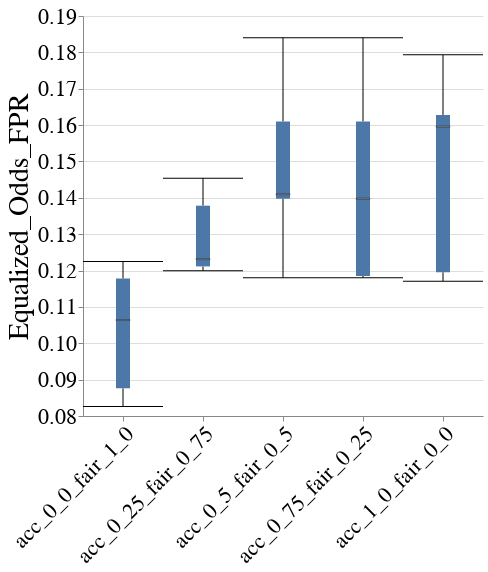

Notebook cell for this chart:
### Code cell
create_box_plot_per_cost_model(to_plot=best_lp_metrics_per_exp_config_df, metric_name="Equalized_Odds_FPR", group=GROUP)

### Figure 1 — Vega-Lite specification as saved in the notebook (floating-point values rounded to 4 significant figures)
{"config": {"view": {"continuousWidth": 400, "continuousHeight": 300, "stroke": null}, "axis": {"labelFontSize": 22, "labelFontWeight": "normal", "titleFontSize": 28, "titleFontWeight": "normal"}, "title": {"fontSize": 28}}, "data": {"name": "data-31bee3a40972f049ee506e4e1efd05ff"}, "mark": {"type": "boxplot", "median": {"stroke": "black", "strokeWidth": 0.7}, "ticks": true}, "encoding": {"x": {"axis": {"labelAngle": -45, "labelLimit": 300}, "field": "exp_config_name", "title": null, "type": "nominal"}, "y": {"field": "disparity_metric_value", "scale": {"zero": false}, "title": "Equalized_Odds_FPR", "type": "quantitative"}}, "height": 400, "width": 400, "$schema": "https://vega.github.io/schema/vega-lite/v4.17.0.json", "datasets": {"data-31bee3a40972f049ee506e4e1efd05ff": [{"exp_config_name": "acc_0_0_fair_1_0", "logical_pipeline_uuid": "Tm9uZSZESVImbHJfY2xm", "physical_pipeline_uuid": "10a4b262-5142-4d67-aceb-7c4e30102b28", "run_num": 4, "compound_pp_quality": 0.9905, "metric": "Equalized_Odds_FPR", "model_name": "lr_clf", "runtime_in_mins": 0.2394, "dataset_name": "folk_emp", "logical_pipeline_name": "None&DIR&lr_clf", "null_imputer_name": "None", "fairness_intervention_name": "DIR", "RAC1P_dis": 0.6289, "RAC1P_priv": 0.5431, "SEX&RAC1P_dis": 0.6402, "SEX&RAC1P_priv": 0.5575, "SEX_dis": 0.568, "SEX_priv": 0.5818, "overall": 0.574, "disparity_metric_value": 0.0826}, {"exp_config_name": "acc_0_0_fair_1_0", "logical_pipeline_uuid": "Tm9uZSZESVImbHJfY2xm", "physical_pipeline_uuid": "27e41a7c-d6bf-46f0-9110-40e96932e653", "run_num": 5, "compound_pp_quality": 0.9882, "metric": "Equalized_Odds_FPR", "model_name": "lr_clf", "runtime_in_mins": 0.3664, "dataset_name": "folk_emp", "logical_pipeline_name": "None&DIR&lr_clf", "null_imputer_name": "None", "fairness_intervention_name": "DIR", "RAC1P_dis": 0.6273, "RAC1P_priv": 0.5233, "SEX&RAC1P_dis": 0.631, "SEX&RAC1P_priv": 0.5434, "SEX_dis": 0.5707, "SEX_priv": 0.5497, "overall": 0.5614, "disparity_metric_value": 0.08762}, {"exp_config_name": "acc_0_0_fair_1_0", "logical_pipeline_uuid": "Tm9uZSZESVImbHJfY2xm", "physical_pipeline_uuid": "2a1062df-0658-4bed-bebc-f08a64c100bc", "run_num": 2, "compound_pp_quality": 0.9999, "metric": "Equalized_Odds_FPR", "model_name": "lr_clf", "runtime_in_mins": 0.2394, "dataset_name": "folk_emp", "logical_pipeline_name": "None&DIR&lr_clf", "null_imputer_name": "None", "fairness_intervention_name": "DIR", "RAC1P_dis": 0.6533, "RAC1P_priv": 0.5327, "SEX&RAC1P_dis": 0.6705, "SEX&RAC1P_priv": 0.5527, "SEX_dis": 0.595, "SEX_priv": 0.5532, "overall": 0.5766, "disparity_metric_value": 0.1178}, {"exp_config_name": "acc_0_0_fair_1_0", "logical_pipeline_uuid": "Tm9uZSZESVImbHJfY2xm", "physical_pipeline_uuid": "473666fc-7673-4c1a-988f-7d339730ef11", "run_num": 1, "compound_pp_quality": 0.9804, "metric": "Equalized_Odds_FPR", "model_name": "lr_clf", "runtime_in_mins": 0.2218, "dataset_name": "folk_emp", "logical_pipeline_name": "None&DIR&lr_clf", "null_imputer_name": "None", "fairness_intervention_name": "DIR", "RAC1P_dis": 0.6513, "RAC1P_priv": 0.5118, "SEX&RAC1P_dis": 0.6471, "SEX&RAC1P_priv": 0.5407, "SEX_dis": 0.55, "SEX_priv": 0.5783, "overall": 0.5622, "disparity_metric_value": 0.1064}, {"exp_config_name": "acc_0_0_fair_1_0", "logical_pipeline_uuid": "Tm9uZSZESVImbHJfY2xm", "physical_pipeline_uuid": "a4e709f5-5df7-4a13-8d4f-d3f1e38dc8e2", "run_num": 3, "compound_pp_quality": 0.9487, "metric": "Equalized_Odds_FPR", "model_name": "lr_clf", "runtime_in_mins": 0.2785, "dataset_name": "folk_emp", "logical_pipeline_name": "None&DIR&lr_clf", "null_imputer_name": "None", "fairness_intervention_name": "DIR", "RAC1P_dis": 0.6282, "RAC1P_priv": 0.526, "SEX&RAC1P_dis": 0.6605, "SEX&RAC1P_priv": 0.538, "SEX_dis": 0.5908, "SEX_priv": 0.5293, "overall": 0.5639, "disparity_metric_value": 0.1225}, {"exp_config_name": "acc_0_25_fair_0_75", "logical_pipeline_uuid": "Tm9uZSZESVImbGdibV9jbGY=", "physical_pipeline_uuid": "10ec22bd-bb2b-4b0b-9c70-e0c2868ed85f", "run_num": 1, "compound_pp_quality": 0.9227, "metric": "Equalized_Odds_FPR", "model_name": "lgbm_clf", "runtime_in_mins": 0.9932, "dataset_name": "folk_emp", "logical_pipeline_name": "None&DIR&lgbm_clf", "null_imputer_name": "None", "fairness_intervention_name": "DIR", "RAC1P_dis": 0.4583, "RAC1P_priv": 0.3544, "SEX&RAC1P_dis": 0.4902, "SEX&RAC1P_priv": 0.3671, "SEX_dis": 0.4111, "SEX_priv": 0.3665, "overall": 0.3919, "disparity_metric_value": 0.1231}, {"exp_config_name": "acc_0_25_fair_0_75", "logical_pipeline_uuid": "Tm9uZSZESVImbGdibV9jbGY=", "physical_pipeline_uuid": "2001efbe-d5e3-4ded-afd0-791713baef03", "run_num": 2, "compound_pp_quality": 0.9262, "metric": "Equalized_Odds_FPR", "model_name": "lgbm_clf", "runtime_in_mins": 1.591, "dataset_name": "folk_emp", "logical_pipeline_name": "None&DIR&lgbm_clf", "null_imputer_name": "None", "fairness_intervention_name": "DIR", "RAC1P_dis": 0.4186, "RAC1P_priv": 0.3293, "SEX&RAC1P_dis": 0.4583, "SEX&RAC1P_priv": 0.3372, "SEX_dis": 0.4008, "SEX_priv": 0.3124, "overall": 0.3618, "disparity_metric_value": 0.1211}, {"exp_config_name": "acc_0_25_fair_0_75", "logical_pipeline_uuid": "Tm9uZSZESVImbGdibV9jbGY=", "physical_pipeline_uuid": "cae35392-63ad-4289-a244-ed998a037dab", "run_num": 3, "compound_pp_quality": 0.9325, "metric": "Equalized_Odds_FPR", "model_name": "lgbm_clf", "runtime_in_mins": 2.246, "dataset_name": "folk_emp", "logical_pipeline_name": "None&DIR&lgbm_clf", "null_imputer_name": "None", "fairness_intervention_name": "DIR", "RAC1P_dis": 0.4391, "RAC1P_priv": 0.3601, "SEX&RAC1P_dis": 0.4982, "SEX&RAC1P_priv": 0.3603, "SEX_dis": 0.4313, "SEX_priv": 0.3357, "overall": 0.3894, "disparity_metric_value": 0.1378}, {"exp_config_name": "acc_0_25_fair_0_75", "logical_pipeline_uuid": "Tm9uZSZESVImbGdibV9jbGY=", "physical_pipeline_uuid": "e65d4227-6d08-432d-8b7e-cf1aec38947f", "run_num": 5, "compound_pp_quality": 0.9399, "metric": "Equalized_Odds_FPR", "model_name": "lgbm_clf", "runtime_in_mins": 0.3196, "dataset_name": "folk_emp", "logical_pipeline_name": "None&DIR&lgbm_clf", "null_imputer_name": "None", "fairness_intervention_name": "DIR", "RAC1P_dis": 0.4576, "RAC1P_priv": 0.3596, "SEX&RAC1P_dis": 0.4908, "SEX&RAC1P_priv": 0.3708, "SEX_dis": 0.4443, "SEX_priv": 0.3339, "overall": 0.3955, "disparity_metric_value": 0.1199}, {"exp_config_name": "acc_0_25_fair_0_75", "logical_pipeline_uuid": "Tm9uZSZESVImbGdibV9jbGY=", "physical_pipeline_uuid": "eb9b5a19-82f6-416c-bf7f-9471911d01c1", "run_num": 4, "compound_pp_quality": 0.9446, "metric": "Equalized_Odds_FPR", "model_name": "lgbm_clf", "runtime_in_mins": 0.3492, "dataset_name": "folk_emp", "logical_pipeline_name": "None&DIR&lgbm_clf", "null_imputer_name": "None", "fairness_intervention_name": "DIR", "RAC1P_dis": 0.4696, "RAC1P_priv": 0.3884, "SEX&RAC1P_dis": 0.5341, "SEX&RAC1P_priv": 0.3887, "SEX_dis": 0.4509, "SEX_priv": 0.3752, "overall": 0.4177, "disparity_metric_value": 0.1454}, {"exp_config_name": "acc_0_5_fair_0_5", "logical_pipeline_uuid": "Tm9uZSZESVImcmZfY2xm", "physical_pipeline_uuid": "07b5ccd5-a31a-40df-866d-e878edac7ba8", "run_num": 5, "compound_pp_quality": 0.8939, "metric": "Equalized_Odds_FPR", "model_name": "rf_clf", "runtime_in_mins": 0.5909, "dataset_name": "folk_emp", "logical_pipeline_name": "None&DIR&rf_clf", "null_imputer_name": "None", "fairness_intervention_name": "DIR", "RAC1P_dis": 0.4638, "RAC1P_priv": 0.3584, "SEX&RAC1P_dis": 0.4908, "SEX&RAC1P_priv": 0.3727, "SEX_dis": 0.4511, "SEX_priv": 0.3288, "overall": 0.397, "disparity_metric_value": 0.118}, {"exp_config_name": "acc_0_5_fair_0_5", "logical_pipeline_uuid": "Tm9uZSZESVImcmZfY2xm", "physical_pipeline_uuid": "25f8f8ee-416d-4ab7-b7f5-59f977922b92", "run_num": 1, "compound_pp_quality": 0.8783, "metric": "Equalized_Odds_FPR", "model_name": "rf_clf", "runtime_in_mins": 0.7308, "dataset_name": "folk_emp", "logical_pipeline_name": "None&DIR&rf_clf", "null_imputer_name": "None", "fairness_intervention_name": "DIR", "RAC1P_dis": 0.432, "RAC1P_priv": 0.347, "SEX&RAC1P_dis": 0.4902, "SEX&RAC1P_priv": 0.3492, "SEX_dis": 0.4208, "SEX_priv": 0.3204, "overall": 0.3777, "disparity_metric_value": 0.141}, {"exp_config_name": "acc_0_5_fair_0_5", "logical_pipeline_uuid": "Tm9uZSZESVImcmZfY2xm", "physical_pipeline_uuid": "5734a395-9aba-48e5-93db-3110ef53510b", "run_num": 2, "compound_pp_quality": 0.9039, "metric": "Equalized_Odds_FPR", "model_name": "rf_clf", "runtime_in_mins": 0.3749, "dataset_name": "folk_emp", "logical_pipeline_name": "None&DIR&rf_clf", "null_imputer_name": "None", "fairness_intervention_name": "DIR", "RAC1P_dis": 0.4736, "RAC1P_priv": 0.3789, "SEX&RAC1P_dis": 0.5417, "SEX&RAC1P_priv": 0.3807, "SEX_dis": 0.4725, "SEX_priv": 0.3386, "overall": 0.4134, "disparity_metric_value": 0.161}, {"exp_config_name": "acc_0_5_fair_0_5", "logical_pipeline_uuid": "Tm9uZSZESVImcmZfY2xm", "physical_pipeline_uuid": "9b20a654-b7bb-4036-90a1-6bfb70add4d3", "run_num": 3, "compound_pp_quality": 0.8859, "metric": "Equalized_Odds_FPR", "model_name": "rf_clf", "runtime_in_mins": 0.3695, "dataset_name": "folk_emp", "logical_pipeline_name": "None&DIR&rf_clf", "null_imputer_name": "None", "fairness_intervention_name": "DIR", "RAC1P_dis": 0.4622, "RAC1P_priv": 0.3824, "SEX&RAC1P_dis": 0.5572, "SEX&RAC1P_priv": 0.3731, "SEX_dis": 0.4757, "SEX_priv": 0.3304, "overall": 0.412, "disparity_metric_value": 0.184}, {"exp_config_name": "acc_0_5_fair_0_5", "logical_pipeline_uuid": "Tm9uZSZESVImcmZfY2xm", "physical_pipeline_uuid": "e428c255-a1da-4312-a369-e71a6cad70ec", "run_num": 4, "compound_pp_quality": 0.8978, "metric": "Equalized_Odds_FPR", "model_name": "rf_clf", "runtime_in_mins": 0.3752, "dataset_name": "folk_emp", "logical_pipeline_name": "None&DIR&rf_clf", "null_imputer_name": "None", "fairness_intervention_name": "DIR", "RAC1P_dis": 0.478, "RAC1P_priv": 0.3908, "SEX&RAC1P_dis": 0.5341, "SEX&RAC1P_priv": 0.3943, "SEX_dis": 0.4536, "SEX_priv": 0.3821, "overall": 0.4222, "disparity_metric_value": 0.1398}, {"exp_config_name": "acc_0_75_fair_0_25", "logical_pipeline_uuid": "Tm9uZSZESVImcmZfY2xm", "physical_pipeline_uuid": "29118464-4d6c-4ac9-9f57-378753656e1b", "run_num": 5, "compound_pp_quality": 0.8481, "metric": "Equalized_Odds_FPR", "model_name": "rf_clf", "runtime_in_mins": 0.3775, "dataset_name": "folk_emp", "logical_pipeline_name": "None&DIR&rf_clf", "null_imputer_name": "None", "fairness_intervention_name": "DIR", "RAC1P_dis": 0.4638, "RAC1P_priv": 0.3584, "SEX&RAC1P_dis": 0.4908, "SEX&RAC1P_priv": 0.3727, "SEX_dis": 0.4511, "SEX_priv": 0.3288, "overall": 0.397, "disparity_metric_value": 0.118}, {"exp_config_name": "acc_0_75_fair_0_25", "logical_pipeline_uuid": "Tm9uZSZESVImcmZfY2xm", "physical_pipeline_uuid": "4127dfcc-8774-4868-8f9e-4e28d940d52d", "run_num": 2, "compound_pp_quality": 0.8569, "metric": "Equalized_Odds_FPR", "model_name": "rf_clf", "runtime_in_mins": 0.3968, "dataset_name": "folk_emp", "logical_pipeline_name": "None&DIR&rf_clf", "null_imputer_name": "None", "fairness_intervention_name": "DIR", "RAC1P_dis": 0.4736, "RAC1P_priv": 0.3789, "SEX&RAC1P_dis": 0.5417, "SEX&RAC1P_priv": 0.3807, "SEX_dis": 0.4725, "SEX_priv": 0.3386, "overall": 0.4134, "disparity_metric_value": 0.161}, {"exp_config_name": "acc_0_75_fair_0_25", "logical_pipeline_uuid": "Tm9uZSZESVImcmZfY2xm", "physical_pipeline_uuid": "5c31e717-da62-4ff5-8b6a-e4fe51294caa", "run_num": 1, "compound_pp_quality": 0.8459, "metric": "Equalized_Odds_FPR", "model_name": "rf_clf", "runtime_in_mins": 0.4914, "dataset_name": "folk_emp", "logical_pipeline_name": "None&DIR&rf_clf", "null_imputer_name": "None", "fairness_intervention_name": "DIR", "RAC1P_dis": 0.4123, "RAC1P_priv": 0.3432, "SEX&RAC1P_dis": 0.4627, "SEX&RAC1P_priv": 0.3442, "SEX_dis": 0.4056, "SEX_priv": 0.3186, "overall": 0.3682, "disparity_metric_value": 0.1185}, {"exp_config_name": "acc_0_75_fair_0_25", "logical_pipeline_uuid": "Tm9uZSZESVImcmZfY2xm", "physical_pipeline_uuid": "6fea3046-5edc-48da-bf66-d3bd28a20a7d", "run_num": 3, "compound_pp_quality": 0.8489, "metric": "Equalized_Odds_FPR", "model_name": "rf_clf", "runtime_in_mins": 0.367, "dataset_name": "folk_emp", "logical_pipeline_name": "None&DIR&rf_clf", "null_imputer_name": "None", "fairness_intervention_name": "DIR", "RAC1P_dis": 0.4622, "RAC1P_priv": 0.3824, "SEX&RAC1P_dis": 0.5572, "SEX&RAC1P_priv": 0.3731, "SEX_dis": 0.4757, "SEX_priv": 0.3304, "overall": 0.412, "disparity_metric_value": 0.184}, {"exp_config_name": "acc_0_75_fair_0_25", "logical_pipeline_uuid": "Tm9uZSZESVImcmZfY2xm", "physical_pipeline_uuid": "de58d6fc-c4e3-4a8b-9fac-2e2ae41785e1", "run_num": 4, "compound_pp_quality": 0.8524, "metric": "Equalized_Odds_FPR", "model_name": "rf_clf", "runtime_in_mins": 0.3767, "dataset_name": "folk_emp", "logical_pipeline_name": "None&DIR&rf_clf", "null_imputer_name": "None", "fairness_intervention_name": "DIR", "RAC1P_dis": 0.478, "RAC1P_priv": 0.3908, "SEX&RAC1P_dis": 0.5341, "SEX&RAC1P_priv": 0.3943, "SEX_dis": 0.4536, "SEX_priv": 0.3821, "overall": 0.4222, "disparity_metric_value": 0.1398}, {"exp_config_name": "acc_1_0_fair_0_0", "logical_pipeline_uuid": "Tm9uZSZOT19GQUlSTkVTU19JTlRFUlZFTlRJT04mcmZfY2xm", "physical_pipeline_uuid": "04361871-f4b5-42e2-891b-74ffddc2342b", "run_num": 3, "compound_pp_quality": 0.8123, "metric": "Equalized_Odds_FPR", "model_name": "rf_clf", "runtime_in_mins": 1.807, "dataset_name": "folk_emp", "logical_pipeline_name": "None&NO_FAIRNESS_INTERVENTION&rf_clf", "null_imputer_name": "None", "fairness_intervention_name": "NO_FAIRNESS_INTERVENTION", "RAC1P_dis": 0.4118, "RAC1P_priv": 0.3391, "SEX&RAC1P_dis": 0.4945, "SEX&RAC1P_priv": 0.3317, "SEX_dis": 0.4244, "SEX_priv": 0.2913, "overall": 0.366, "disparity_metric_value": 0.1628}, {"exp_config_name": "acc_1_0_fair_0_0", "logical_pipeline_uuid": "Tm9uZSZOT19GQUlSTkVTU19JTlRFUlZFTlRJT04mcmZfY2xm", "physical_pipeline_uuid": "262520f3-9c0d-434b-b1d9-726af3d7b117", "run_num": 4, "compound_pp_quality": 0.8078, "metric": "Equalized_Odds_FPR", "model_name": "rf_clf", "runtime_in_mins": 0.3753, "dataset_name": "folk_emp", "logical_pipeline_name": "None&NO_FAIRNESS_INTERVENTION&rf_clf", "null_imputer_name": "None", "fairness_intervention_name": "NO_FAIRNESS_INTERVENTION", "RAC1P_dis": 0.4654, "RAC1P_priv": 0.3731, "SEX&RAC1P_dis": 0.5341, "SEX&RAC1P_priv": 0.3745, "SEX_dis": 0.4415, "SEX_priv": 0.3614, "overall": 0.4063, "disparity_metric_value": 0.1596}, {"exp_config_name": "acc_1_0_fair_0_0", "logical_pipeline_uuid": "Tm9uZSZOT19GQUlSTkVTU19JTlRFUlZFTlRJT04mcmZfY2xm", "physical_pipeline_uuid": "4c12117f-8fa2-46f0-b083-453d06acf10d", "run_num": 1, "compound_pp_quality": 0.8114, "metric": "Equalized_Odds_FPR", "model_name": "rf_clf", "runtime_in_mins": 0.6259, "dataset_name": "folk_emp", "logical_pipeline_name": "None&NO_FAIRNESS_INTERVENTION&rf_clf", "null_imputer_name": "None", "fairness_intervention_name": "NO_FAIRNESS_INTERVENTION", "RAC1P_dis": 0.4079, "RAC1P_priv": 0.3383, "SEX&RAC1P_dis": 0.4588, "SEX&RAC1P_priv": 0.3393, "SEX_dis": 0.4014, "SEX_priv": 0.3131, "overall": 0.3634, "disparity_metric_value": 0.1195}, {"exp_config_name": "acc_1_0_fair_0_0", "logical_pipeline_uuid": "Tm9uZSZOT19GQUlSTkVTU19JTlRFUlZFTlRJT04mcmZfY2xm", "physical_pipeline_uuid": "f8faa13a-a1b9-4e2c-af8e-83f3f94475fe", "run_num": 2, "compound_pp_quality": 0.8102, "metric": "Equalized_Odds_FPR", "model_name": "rf_clf", "runtime_in_mins": 0.3708, "dataset_name": "folk_emp", "logical_pipeline_name": "None&NO_FAIRNESS_INTERVENTION&rf_clf", "null_imputer_name": "None", "fairness_intervention_name": "NO_FAIRNESS_INTERVENTION", "RAC1P_dis": 0.4609, "RAC1P_priv": 0.3632, "SEX&RAC1P_dis": 0.5417, "SEX&RAC1P_priv": 0.3623, "SEX_dis": 0.4642, "SEX_priv": 0.3159, "overall": 0.3988, "disparity_metric_value": 0.1793}, {"exp_config_name": "acc_1_0_fair_0_0", "logical_pipeline_uuid": "Tm9uZSZOT19GQUlSTkVTU19JTlRFUlZFTlRJT04mcmZfY2xm", "physical_pipeline_uuid": "ff4518c9-1014-46ef-abae-8a25ed099035", "run_num": 5, "compound_pp_quality": 0.8033, "metric": "Equalized_Odds_FPR", "model_name": "rf_clf", "runtime_in_mins": 0.3679, "dataset_name": "folk_emp", "logical_pipeline_name": "None&NO_FAIRNESS_INTERVENTION&rf_clf", "null_imputer_name": "None", "fairness_intervention_name": "NO_FAIRNESS_INTERVENTION", "RAC1P_dis": 0.4638, "RAC1P_priv": 0.3596, "SEX&RAC1P_dis": 0.4908, "SEX&RAC1P_priv": 0.3737, "SEX_dis": 0.4524, "SEX_priv": 0.3288, "overall": 0.3977, "disparity_metric_value": 0.1171}]}}
